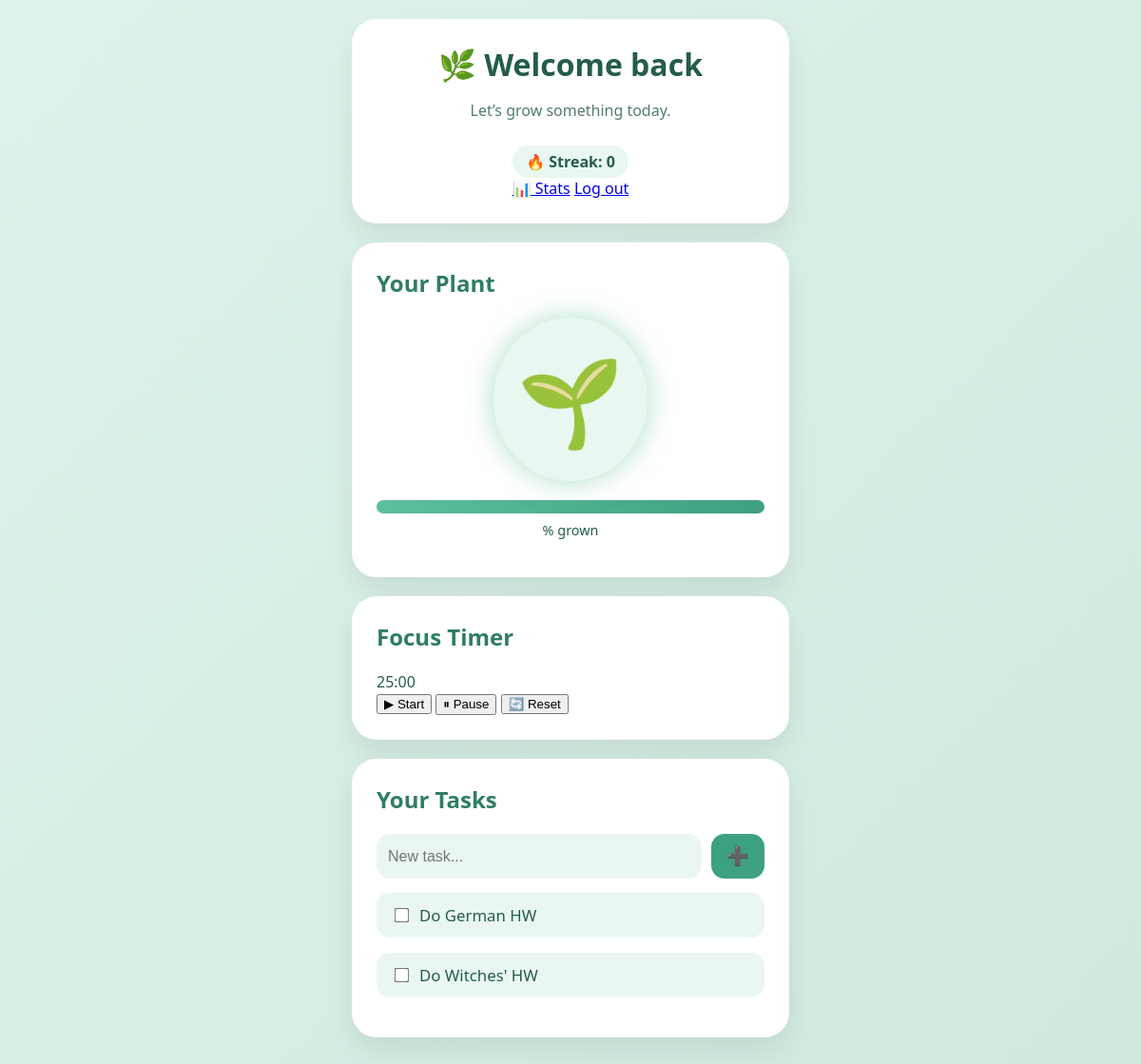
Page /dashboard (signed in) on the earlier database version.
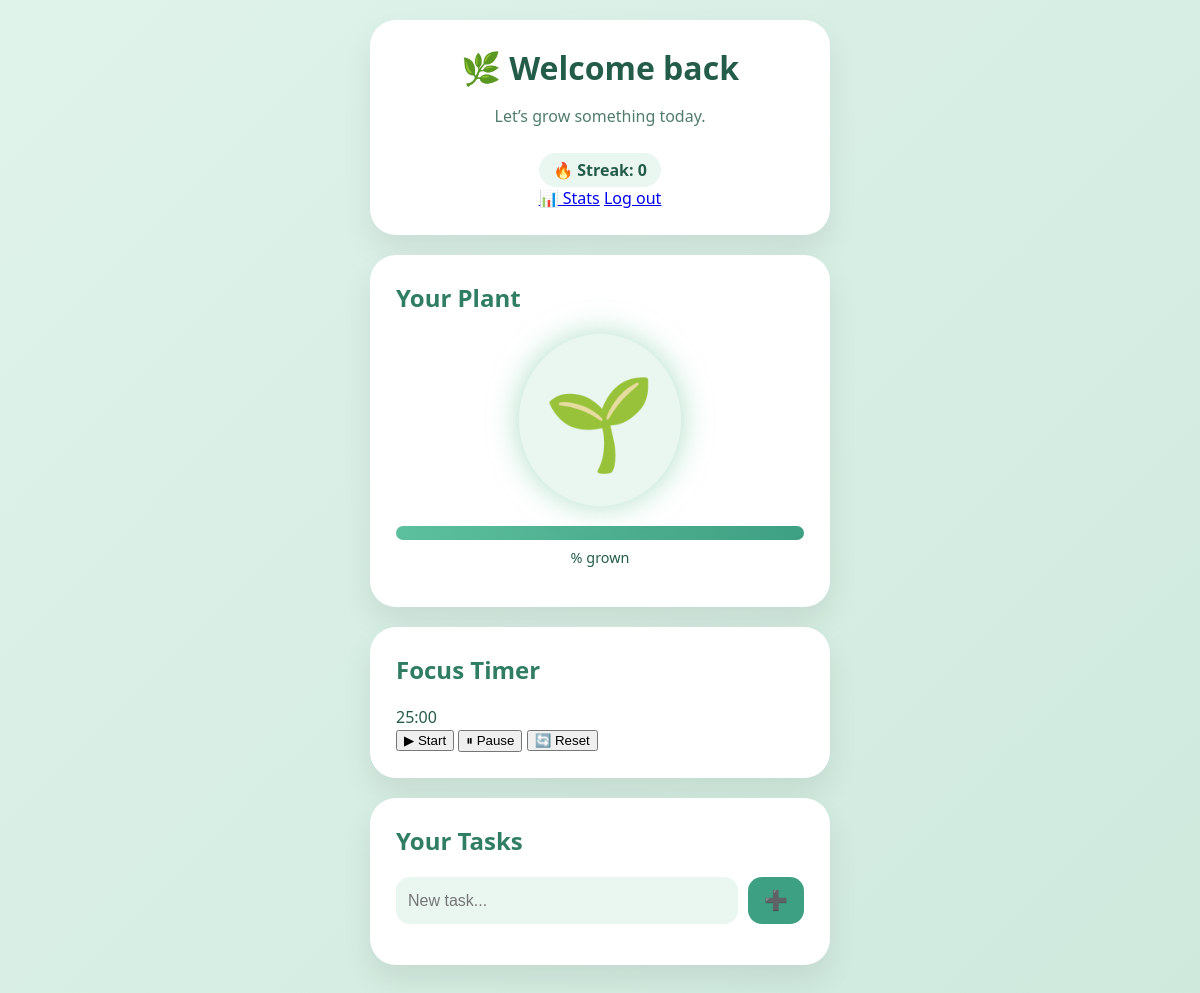
Same page on the later database version.
### app.py (models this page shows)
class Task(db.Model):
    id = db.Column(db.Integer, primary_key=True)
    title = db.Column(db.String(200))
    done = db.Column(db.Boolean, default=False)
    user_id = db.Column(db.Integer, db.ForeignKey("user.id"))

### app.py (the view)
@app.route("/dashboard")
@login_required
def dashboard():
    tasks = Task.query.filter_by(user_id=current_user.id).all()
    streak = get_streak(current_user.id)
    plant = Plant.query.filter_by(user_id=current_user.id).first()
    if not plant:
        plant = Plant(user_id=current_user.id, stage=0)
        db.session.add(plant)
        db.session.commit()
    return render_template(
        "dashboard.html",
        user=current_user,
        tasks=tasks,
        streak=streak,
        plant=plant
    )

### app.py (called while the page is built)
def get_streak(user_id):
    sessions = FocusSession.query.filter_by(user_id=user_id).all()
    days = set(s.timestamp.date() for s in sessions)
    if not days:
        return 0
    streak = 0
    today = datetime.utcnow().date()
    while today in days:
        streak += 1
        today -= timedelta(days=1)
    return streak

@login_manager.user_loader
def load_user(user_id):
    return User.query.get(int(user_id))

### templates/dashboard.html (shortened to what this page needs)
<link rel="stylesheet" href="/static/style.css">
<!DOCTYPE html>
<html lang="en">
<head>
  <link rel="stylesheet" href="{{ url_for('static', filename='style.css') }}">
</head>
<body>
  <div class="container">
<div class="card header">
  <h1>🌿 Welcome back</h1>
  <p class="subtitle">Let’s grow something today.</p>
  <div class="streak">🔥 Streak: {{ streak }}</div>
  <div class="nav-links">
    <a href="{{ url_for('stats') }}">📊 Stats</a>
    <a href="{{ url_for('logout') }}">Log out</a>
  </div>
</div>
    <div class="card">
      <h2>Your Plant</h2>
      <div class="plant-wrapper">
        <div class="plant">🌱</div>
      </div>
      <div class="progress-bar">
        <div class="progress" style="width: {{ progress }}%"></div>
      </div>
      <p class="progress-text">{{ progress }}% grown</p>
    </div>
<div class="card timer-card">
  <h2>Focus Timer</h2>
  <div id="timer-display" class="timer-display">25:00</div>
  <div class="timer-buttons">
    <button onclick="startTimer()">▶ Start</button>
    <button onclick="stopTimer()">⏸ Pause</button>
    <button onclick="resetTimer()">🔄 Reset</button>
  </div>
</div>
<div class="card">
  <h2>Your Tasks</h2>
  <form action="{{ url_for('add_task') }}" method="POST" class="task-form">
    <input type="text" name="title" placeholder="New task..." required>
    <button type="submit">➕</button>
  </form>
  {% for task in tasks %}
 <form action="{{ url_for('complete_task', task_id=task.id) }}" method="POST">
      <label class="task">
<input type="checkbox" onchange="this.form.submit()">
        <span>{{ task.title }}</span>
      </label>
    </form>
  {% endfor %}
</div>
  </div>
</body>
</html>

### static/style.css (style rules this page uses)
* { box-sizing: border-box; }
body { margin: 0; min-height: 100vh; background: linear-gradient(135deg, #dff3ea, #cfe9dd); font-family: "Segoe UI", system-ui, sans-serif; color: #245c4a; }
.container { max-width: 500px; margin: auto; padding: 20px; }
.card { background: white; border-radius: 26px; padding: 26px; margin-bottom: 20px; box-shadow: 0 15px 30px rgba(0,0,0,0.08); animation: fadeIn 0.8s ease; }
.header { text-align: center; }
h1 { margin: 0; font-size: 2rem; }
h2 { margin-top: 0; color: #2f7d63; }
.subtitle { opacity: 0.8; }
.streak { margin-top: 10px; background: #eaf7f1; border-radius: 999px; padding: 6px 14px; display: inline-block; font-weight: bold; }
.plant-wrapper { display: flex; justify-content: center; margin: 20px 0; }
.plant { font-size: 90px; background: #eaf7f1; border-radius: 50%; padding: 25px; box-shadow: 0 0 30px rgba(120, 200, 160, 0.6); transition: transform 0.3s ease; }
.progress-bar { background: #eaf7f1; border-radius: 999px; height: 14px; overflow: hidden; }
.progress { height: 100%; background: linear-gradient(90deg, #5cbf9d, #3ea082); transition: width 0.5s ease; }
.progress-text { text-align: center; margin-top: 8px; font-size: 0.9rem; }
.task-form { display: flex; margin-bottom: 15px; }
.task-form input { flex: 1; border: none; padding: 12px; border-radius: 14px; background: #eaf7f1; font-size: 1rem; }
.task-form button { margin-left: 10px; border: none; border-radius: 14px; padding: 12px 16px; background: #3ea082; color: white; font-size: 1.2rem; cursor: pointer; }

Differences in the rows shown:
removed Task: title "Do German HW"
removed Task: title "Do Witches' HW"
